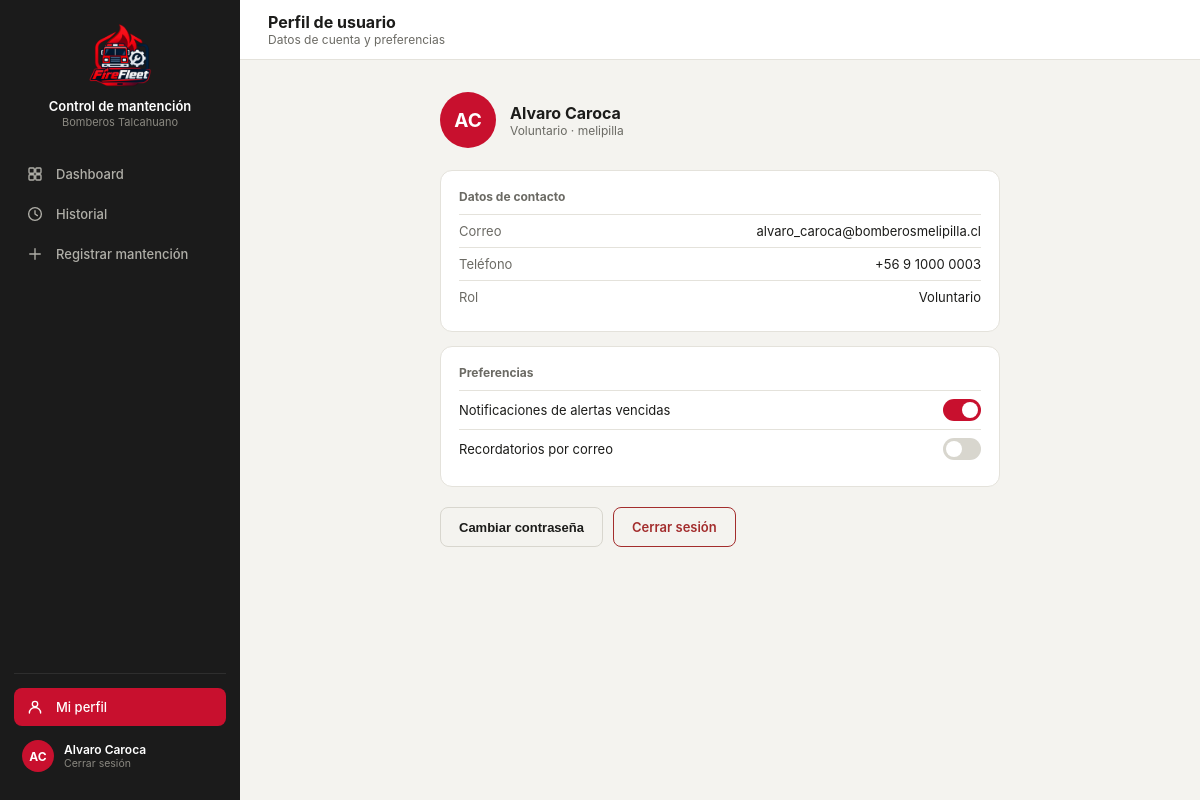
/perfil/ (signed in), run on the app's committed database.
### core/models.py (models this page shows, shortened)
class Usuario(models.Model):
    id_user = models.AutoField(primary_key=True)
    user = models.OneToOneField(User, on_delete=models.CASCADE, related_name="perfil", null=True, blank=True)
    nombre = models.CharField(max_length=120)
    rol = models.CharField(max_length=50)
    id_compania = models.ForeignKey(
        Compania, on_delete=models.SET_NULL, null=True, blank=True,
        db_column="id_compania", related_name="usuarios",
    )
    telefono = models.CharField(max_length=30, blank=True, default='')
    class Meta:
        db_table = "usuario"

class Compania(models.Model):
    id_comp = models.AutoField(primary_key=True)
    nombre = models.CharField(max_length=100)
    direccion = models.CharField(max_length=200, blank=True, db_column="dirección")
    telefono = models.CharField(max_length=20, blank=True, db_column="teléfono")
    class Meta:
        db_table = "compania"
        verbose_name_plural = "Compañías"
    def __str__(self):
        return self.nombre

### core/views.py (the view)
# urls.py: path('perfil/', views.perfil, name='perfil'),
@login_required(login_url='index')
def perfil(request):
    perfil_usuario = request.user.perfil
    is_admin = request.user.is_superuser or (perfil_usuario.rol or '').lower() == 'administrador'
    current_user_data = {
        'name': perfil_usuario.nombre,
        'rol': perfil_usuario.rol,
        'comp': str(perfil_usuario.id_compania) if perfil_usuario.id_compania else 'Sin Compañía',
        'initials': ''.join([palabra[0].upper() for palabra in perfil_usuario.nombre.split()[:2]]),
        'email': request.user.email,
        'telefono': perfil_usuario.telefono,
        'isAdmin': is_admin,
    }
    return render(request, 'core/perfil.html', {'current_user': current_user_data})

### core/templates/core/perfil.html (shortened to what this page needs)
{% load static %}
<!DOCTYPE html>
<html lang="es">
<head>
<link rel="stylesheet" href="https://cdnjs.cloudflare.com/ajax/libs/tabler-icons/2.44.0/iconfont/tabler-icons.min.css">
<link rel="stylesheet" href="{% static 'styles.css' %}">
</head>
<body>
<div class="layout">
  <div class="sidebar">
    <div class="sidebar-brand">
      <div class="logo"><img src="/imagenes/logo2.png" alt="Logo Control de mantención"></div>
      <div><p class="t1">Control de mantención</p><p class="t2">Bomberos Talcahuano</p></div>
    </div>
    <a class="nav-item" href="{% url 'dashboard' %}">Dashboard</a>
    <a class="nav-item" href="{% url 'historial' %}"><svg class="nav-icon" viewBox="0 0 24 24" fill="none" stroke="currentColor" stroke-width="1.8" stroke-linecap="round" stroke-linejoin="round"><circle cx="12" cy="12" r="8.5"/><polyline points="12 7.5 12 12 15.2 14.2"/></svg>Historial</a>
    <a class="nav-item" href="{%  url 'registrar'  %}"><svg class="nav-icon" viewBox="0 0 24 24" fill="none" stroke="currentColor" stroke-width="1.8" stroke-linecap="round" stroke-linejoin="round"><line x1="12" y1="5" x2="12" y2="19"/><line x1="5" y1="12" x2="19" y2="12"/></svg>Registrar mantención</a>
    <div class="sidebar-footer">
                <a class="nav-item active" href="{% url 'perfil' %}"><svg class="nav-icon" viewBox="0 0 24 24" fill="none" stroke="currentColor" stroke-width="1.8" stroke-linecap="round" stroke-linejoin="round"><circle cx="12" cy="8" r="3.6"/><path d="M4.5 20c0-4.1 3.4-7.4 7.5-7.4s7.5 3.3 7.5 7.4"/></svg>Mi perfil</a>
    <a class="sidebar-user" href="{% url 'logout' %}" style="margin-top:6px; text-decoration:none;">
        <div class="av"> {{ current_user.initials }}
</div>
        <div><p class="name">{{ current_user.name }}</p><p class="role">Cerrar sesión</p></div>
      </a>
    </div>
  </div>
  <div class="main">
    <div class="topbar">
      <div style="display:flex; align-items:center; gap:12px;">
        <div><h2>Perfil de usuario</h2><p class="crumb">Datos de cuenta y preferencias</p></div>
      </div>
    </div>
    <div class="content">
      <div style="max-width:560px; margin:0 auto;">
        <div style="display:flex; align-items:center; gap:14px; margin-bottom:22px;">
          <div style="width:56px; height:56px; border-radius:50%; background:var(--red); display:flex; align-items:center; justify-content:center; color:#fff; font-size:19px; font-weight:700;"> {{ current_user.initials }}</div>
          <div><p style="font-size:16px; font-weight:700; margin:0;"> {{ current_user.name }}</p><p style="font-size:12px; color:var(--text2); margin:0;">{{ current_user.rol }} · {{ current_user.comp }}</p></div>
        </div>
        <div class="card" style="margin-bottom:14px;">
          <p style="font-size:12px; color:var(--text2); margin:0 0 10px; font-weight:700;">Datos de contacto</p>
          <div style="display:flex; justify-content:space-between; padding:8px 0; border-top:1px solid var(--border); font-size:13px;"><span style="color:var(--text2);">Correo</span><span>{{ current_user.email|default:"Sin registrar" }}</span></div>
          <div style="display:flex; justify-content:space-between; padding:8px 0; border-top:1px solid var(--border); font-size:13px;"><span style="color:var(--text2);">Teléfono</span><span>{{ current_user.telefono|default:"Sin registrar" }}</span></div>
          <div style="display:flex; justify-content:space-between; padding:8px 0; border-top:1px solid var(--border); font-size:13px;"><span style="color:var(--text2);">Rol</span><span>{{ current_user.rol }}</span></div>
        </div>
        <div class="card" style="margin-bottom:20px;">
          <p style="font-size:12px; color:var(--text2); margin:0 0 10px; font-weight:700;">Preferencias</p>
          <div style="display:flex; justify-content:space-between; align-items:center; padding:8px 0; border-top:1px solid var(--border); font-size:13px;">
            <span>Notificaciones de alertas vencidas</span>
            <div style="width:38px; height:22px; border-radius:20px; background:var(--red); position:relative;"><div style="width:16px; height:16px; border-radius:50%; background:#fff; position:absolute; top:3px; right:3px;"></div></div>
          </div>
          <div style="display:flex; justify-content:space-between; align-items:center; padding:8px 0; border-top:1px solid var(--border); font-size:13px;">
            <span>Recordatorios por correo</span>
            <div style="width:38px; height:22px; border-radius:20px; background:#D8D6CE; position:relative;"><div style="width:16px; height:16px; border-radius:50%; background:#fff; position:absolute; top:3px; left:3px;"></div></div>
          </div>
        </div>
        <div style="display:flex; gap:10px;">
          <button class="btn-secondary">Cambiar contraseña</button>
          <a class="btn-secondary" style="border-color:#A32D2D; color:#A32D2D; display:inline-flex; align-items:center;" href="{% url 'logout' %}">Cerrar sesión</a>
        </div>
      </div>
    </div>
  </div>
</div>
</body>
</html>

### core/static/styles.css (style rules this page uses)
:root { --red:#C8102E; --dark:#212121; --darker:#181818; --sidebar-bg:#1B1B1B; --sidebar-hover:#2A2A2A; --input-bg:#fff; --input-border:#D8D6CE; --muted:#8A8880; --amber:#854F0B; --amber-bg:#FDECC8; --green:#0F6E56; --green-bg:#DCEEE8; --danger:#A32D2D; --danger-bg:#F6DCDC; --surface1:#F4F3EF; --surface2:#FFFFFF; --border:#E4E2DB; --text1:#1C1C1A; --text2:#6B6A64; }
* { box-sizing:border-box; -webkit-tap-highlight-color:transparent; }
body { margin:0; font-family:-apple-system,BlinkMacSystemFont,"Segoe UI",Roboto,Helvetica,Arial,sans-serif; background:var(--surface1); color:var(--text1); min-height:100vh; }
.layout { display:flex; min-height:100vh; }
.sidebar { width:240px; background:var(--sidebar-bg); flex-shrink:0; display:flex; flex-direction:column; padding:20px 14px; position:sticky; top:0; height:100vh; }
.sidebar-brand { display:flex; flex-direction:column; align-items:center; text-align:center; gap:10px; padding:4px 8px 26px; }
.sidebar-brand .logo { width:64px; height:64px; display:flex; align-items:center; justify-content:center; flex-shrink:0; overflow:hidden; }
.sidebar-brand .logo img { width:100%; height:100%; object-fit:contain; display:block; }
.sidebar-brand .t1 { color:#fff; font-size:13px; font-weight:600; margin:0; line-height:1.3; }
.sidebar-brand .t2 { color:#8A8880; font-size:11px; margin:0; }
.nav-item { display:flex; align-items:center; gap:12px; padding:10px 12px; border-radius:8px; color:#B0AFA8; font-size:13px; font-weight:500; cursor:pointer; border:none; background:none; width:100%; text-align:left; margin-bottom:2px; text-decoration:none; }
.nav-item .nav-icon { width:18px; height:18px; flex-shrink:0; }
.nav-item.active { background:var(--red); color:#fff; }
.sidebar-footer { margin-top:auto; padding-top:14px; border-top:1px solid #2E2E2E; }
.sidebar-user { display:flex; align-items:center; gap:10px; padding:8px; border-radius:8px; cursor:pointer; }
.sidebar-user .av { width:32px; height:32px; border-radius:50%; background:var(--red); display:flex; align-items:center; justify-content:center; color:#fff; font-size:12px; font-weight:700; flex-shrink:0; }
.sidebar-user .name { color:#fff; font-size:12px; font-weight:600; margin:0; }
.sidebar-user .role { color:#8A8880; font-size:10.5px; margin:0; }
.main { flex:1; min-width:0; }
.topbar { height:60px; background:var(--surface2); border-bottom:1px solid var(--border); display:flex; align-items:center; justify-content:space-between; padding:0 28px; position:sticky; top:0; z-index:10; }
.topbar h2 { font-size:16px; font-weight:700; margin:0; }
.topbar .crumb { font-size:12px; color:var(--text2); margin:0; }
.content { padding:28px 32px; max-width:1200px; margin:0 auto; }
.card { background:var(--surface2); border:1px solid var(--border); border-radius:12px; padding:18px; }
.btn-secondary { background:transparent; border:1px solid var(--input-border); color:var(--text1); height:40px; padding:0 18px; border-radius:8px; font-weight:600; font-size:13px; cursor:pointer; display:inline-flex; align-items:center; justify-content:center; }
a.btn-primary, a.btn-secondary { text-decoration:none; justify-content:center; }
.content { padding: 32px; flex: 1; }

### data on the page
Usuario: name "Alvaro Caroca", rol "Voluntario", telefono "+56 9 1000 0003"
Compania: comp "melipilla"

### other printed values
{{ current_user.initials }} "AC"
{{ current_user.email|default:"Sin registrar" }} "alvaro_caroca@bomberosmelipilla.cl"
